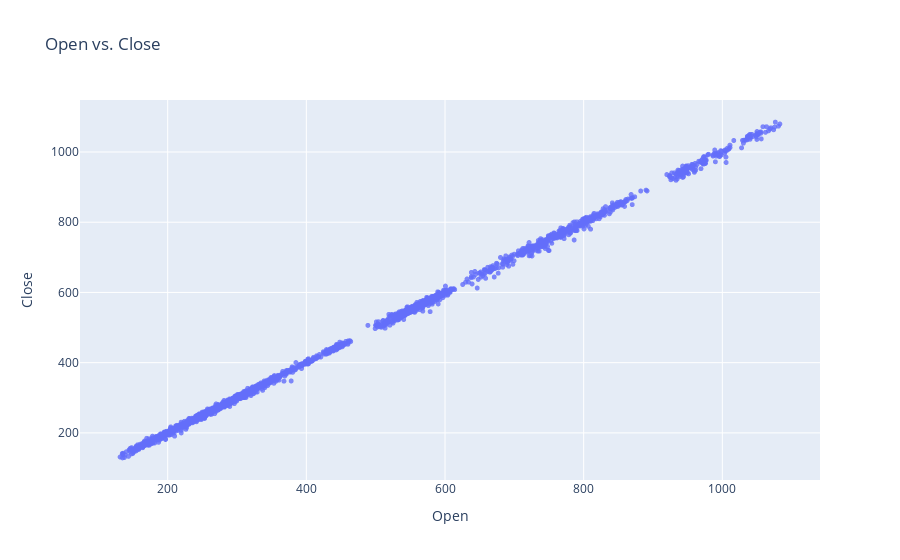

Notebook cell for this chart:
### Code cell
fig = px.scatter(google, 
                 x='Open', 
                 y='Close', 
                 
                 opacity=0.8, 
                  
                 title='Open vs. Close')
fig.update_traces(marker_size=5)
fig.show()

### Figure 1 — Plotly figure (JSON) as saved in the notebook; plotly's stock layout.template omitted (floating-point values rounded to 4 significant figures; data arrays with more than 128 entries replaced by an {"elided": "..."} marker saying what was removed)
{"data": [{"hovertemplate": "Open=%{x}<br>Close=%{y}<extra></extra>", "legendgroup": "", "marker": {"color": "#636efa", "opacity": 0.8, "size": 5, "symbol": "circle"}, "mode": "markers", "name": "", "showlegend": false, "type": "scattergl", "x": {"elided": "3019 float values"}, "xaxis": "x", "y": {"elided": "3019 float values"}, "yaxis": "y"}], "layout": {"legend": {"tracegroupgap": 0}, "title": {"text": "Open vs. Close"}, "xaxis": {"anchor": "y", "domain": [0, 1], "title": {"text": "Open"}}, "yaxis": {"anchor": "x", "domain": [0, 1], "title": {"text": "Close"}}}}
